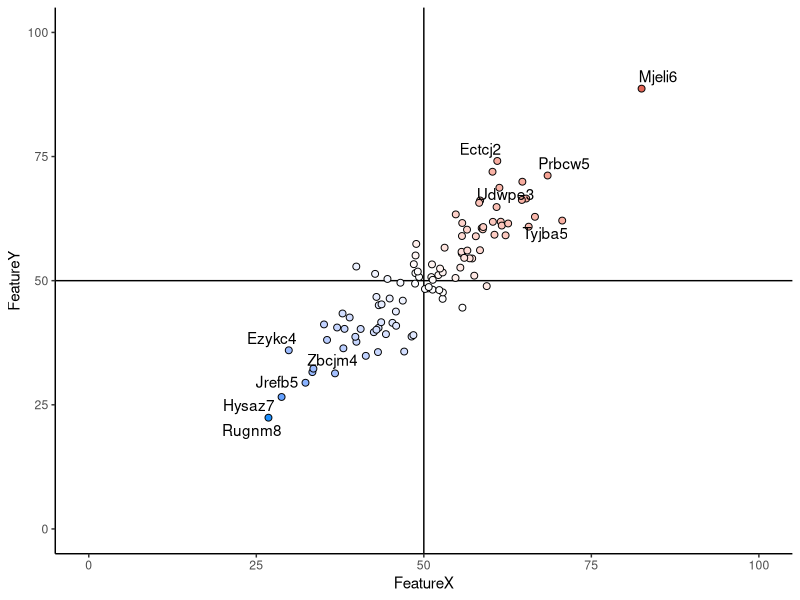
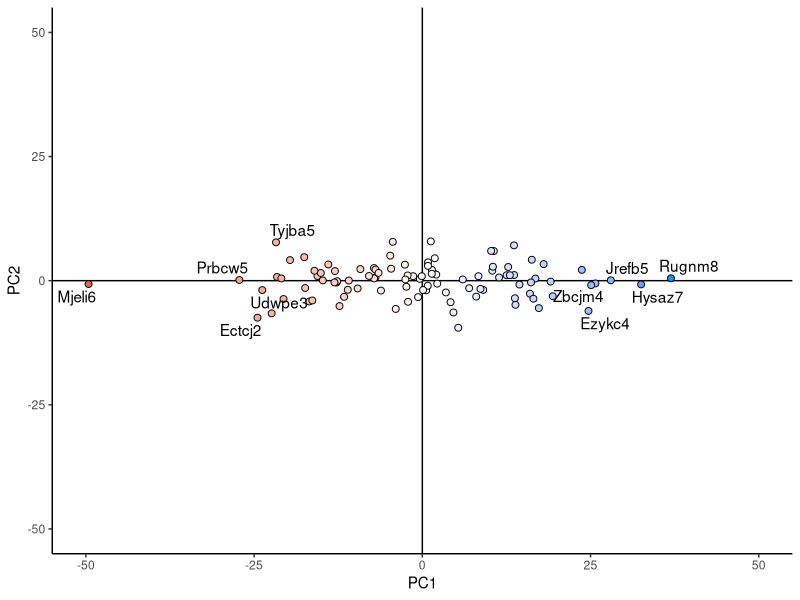
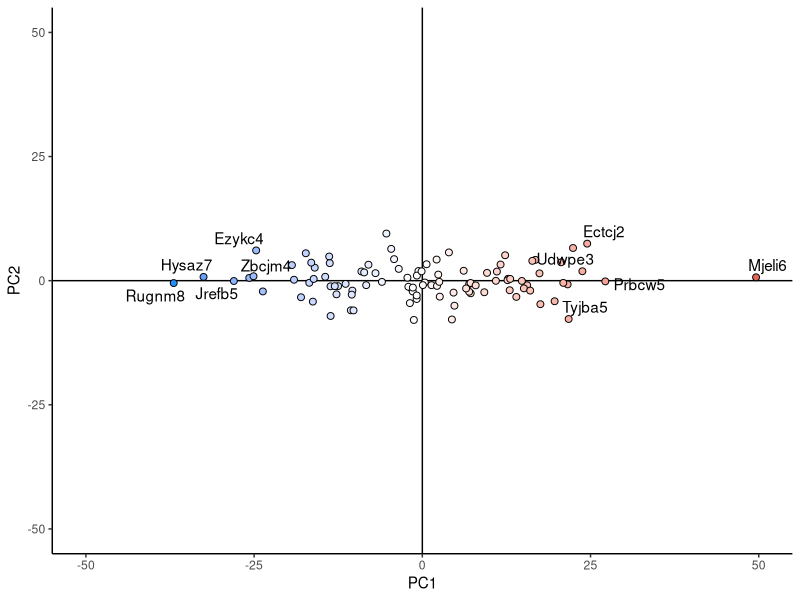

Reproduce these figures in R, in order.
## ---- chunk 1
knitr::opts_chunk$set(
  collapse = TRUE,
  comment = "#>",
  fig.width = 7, fig.height = 4
)
## ---- chunk 2
set.seed(strtoi('0x10'))
x <- rnorm(n = 100, mean = 50, sd = 10)
y <- x + rnorm(n = 100, mean = 0, sd = 5)
dat <- data.frame(FeatureX = x, FeatureY = y)

# Add some fake row.names
sapply(1:100, function(x) {
  x <- paste0(c(sample(LETTERS, 1, replace = TRUE),
      tolower(sample(LETTERS, 4, replace = TRUE)),
      sample(1:9, 1, replace = TRUE)), collapse = "") } 
  ) -> rownames(dat)

# Add some extra columns to make a better visualisation
dat$Ratio <- log2(dat$FeatureX * dat$FeatureY)
dat$Label <-  ( dat$Ratio > quantile(dat$Ratio , 0.95) | dat$Ratio < quantile(dat$Ratio , 0.05)  )

t(head(dat))
## ---- chunk 3
library(ggplot2)
library(ggrepel)
ggplot(data = dat, aes(FeatureX, FeatureY, fill = Ratio ) ) +
  coord_cartesian(xlim = c(0, 100), ylim = c(0, 100)  ) +
  geom_vline(xintercept = 50) +
  geom_hline(yintercept = 50) +
  geom_point(shape = 21, size = 2) +
  geom_text_repel(data = subset(dat, Label),
                  label = rownames(subset(dat, Label)) ) +
  scale_fill_gradient2(low = "dodgerblue", mid = "white", 
                       midpoint = log2(50*50), high = "firebrick3", 
                       guide = "none") +
  theme_classic()
## ---- chunk 4
mat <- as.matrix( dat[, c("FeatureX", "FeatureY")] )
pca_data <- stats::prcomp(x = mat, retx = TRUE, center = TRUE, scale. = FALSE)
num_components <- max(as.numeric(gsub("PC", "", colnames(pca_data$x))))
pca_df <- as.data.frame(pca_data$x, stringsAsFactors = FALSE)
colnames(pca_df) <- paste0("PC", 1:num_components)
pca_df$Ratio <- dat$Ratio
pca_df$Label <- dat$Label
## ---- chunk 5
ggplot(data = pca_df, aes(PC1, PC2, fill = Ratio)  ) +
  geom_vline(xintercept = 0) +
  geom_hline(yintercept = 0) +
  geom_point(shape = 21, size = 2) +
  coord_cartesian(xlim = c(-50, 50), ylim = c(-50, 50)) +
  geom_text_repel(data = subset(pca_df, Label ),
                  label = rownames(subset(pca_df, Label) ) ) +
  scale_fill_gradient2(low = "dodgerblue", mid = "white", 
                       midpoint = log2(50*50), high = "firebrick3", 
                       guide = "none") +
  theme_classic()
## ---- chunk 6
scld_mat <- scale(mat, center = TRUE, scale = FALSE)
## ---- chunk 7
round(mean(scld_mat[, "FeatureX"]), 3) 
round(mean(scld_mat[, "FeatureY"]), 3)
## ---- chunk 8
cov_mat <- cov(scld_mat)
eig <- eigen(cov_mat)
R <- eig$vectors
R
## ---- chunk 9
rotated_mat <- scld_mat %*% R
## ---- chunk 10
rotated_df <- as.data.frame(rotated_mat)
colnames(rotated_df) <- c("PC1", "PC2")
rotated_df$Ratio <- dat$Ratio
rotated_df$Label <- dat$Label


ggplot(data = rotated_df, aes(PC1, PC2, fill = Ratio)  ) +
  geom_vline(xintercept = 0) +
  geom_hline(yintercept = 0) +
  geom_point(shape = 21, size = 2) +
  coord_cartesian(xlim = c(-50, 50), ylim = c(-50, 50)) +
  geom_text_repel(data = subset(rotated_df, Label ),
                  label = rownames(subset(rotated_df, Label) ) ) +
  scale_fill_gradient2(low = "dodgerblue", mid = "white", 
                       midpoint = log2(50*50), high = "firebrick3", 
                       guide = "none") +
  theme_classic()

## ---- chunk 11
cos_alpha <-  R[1,1]
round(180 * acos(cos_alpha) / pi, 3)
## ---- chunk 12
set.seed(16)
n <- 15000
sapply(1:n, function(x) {
  x <- paste0(c(sample(LETTERS, 1, replace = TRUE),
      tolower(sample(LETTERS, 4, replace = TRUE)),
      sample(1:9, 1, replace = TRUE)), collapse = "") } 
  ) -> rows_IDs

j <- length(unique(rows_IDs))
## ---- chunk 13
data.frame(Sample1 = rnbinom(n = j, mu = 400, size = 4)*rnorm(n = 1, mean = 2, sd = 0.5),
           Sample2 = rnbinom(n = j, mu = 395, size = 4)*rnorm(n = 1, mean = 2, sd = 0.5),
           Sample3 = rnbinom(n = j, mu = 396, size = 4)*rnorm(n = 1, mean = 2, sd = 0.5),
           Sample4 = rnbinom(n = j, mu = 397, size = 4)*rnorm(n = 1, mean = 2, sd = 0.5),
           Sample5 = rnbinom(n = j, mu = 430, size = 5)*rnorm(n = 1, mean = 2, sd = 0.5), 
           Sample6 = rnbinom(n = j, mu = 450, size = 5)*rnorm(n = 1, mean = 2, sd = 0.5), 
           Sample7 = rnbinom(n = j, mu = 420, size = 5)*rnorm(n = 1, mean = 2, sd = 0.5), 
           Sample8 = rnbinom(n = j, mu = 410, size = 6)*rnorm(n = 1, mean = 2, sd = 0.5), 
           Sample9 = rnbinom(n = j, mu = 400, size = 6)*rnorm(n = 1, mean = 2, sd = 0.5), 
           Sample0 = rnbinom(n = j, mu = 390, size = 6)*rnorm(n = 1, mean = 2, sd = 0.5), 
           stringsAsFactors = FALSE, 
           row.names = unique(rows_IDs) ) -> df
mat <- as.matrix(df)
## ---- chunk 14
mat <- log2(mat)
